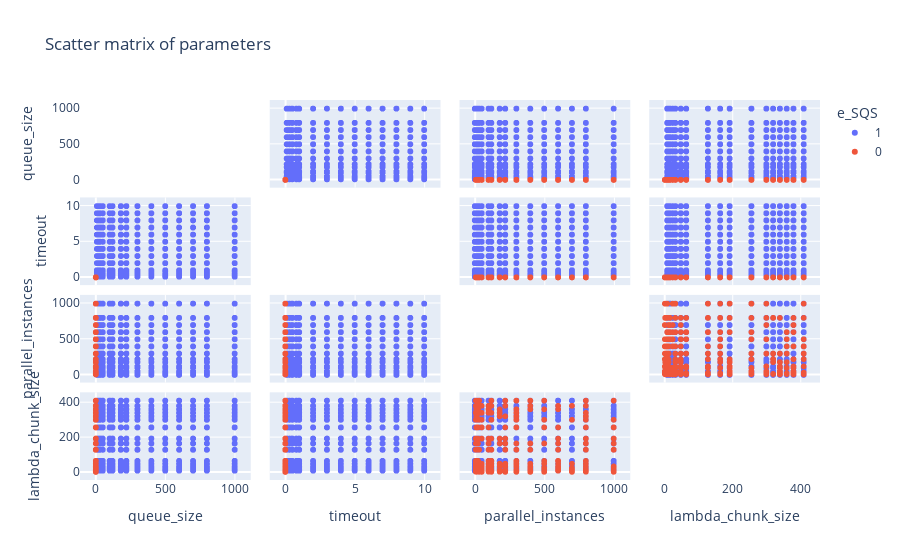

The code cell stored with this chart in its notebook:
### Code cell
df_scatter = df.copy()
df_scatter["e_SQS"] = df_scatter["e_SQS"].astype(str)
fig = px.scatter_matrix(df_scatter,
    dimensions=['queue_size', 'timeout','parallel_instances','lambda_chunk_size'],
    color="e_SQS",
    title = "Scatter matrix of parameters")
fig.update_traces(diagonal_visible=False)
fig.show()

### Figure 1 — Plotly figure (JSON) as saved in the notebook; plotly's stock layout.template omitted (floating-point values rounded to 4 significant figures; data arrays with more than 128 entries replaced by an {"elided": "..."} marker saying what was removed)
{"data": [{"diagonal": {"visible": false}, "dimensions": [{"axis": {"matches": true}, "label": "queue_size", "values": {"elided": "9999 int values"}}, {"axis": {"matches": true}, "label": "timeout", "values": {"elided": "9999 float values"}}, {"axis": {"matches": true}, "label": "parallel_instances", "values": {"elided": "9999 int values"}}, {"axis": {"matches": true}, "label": "lambda_chunk_size", "values": {"elided": "9999 int values"}}], "hovertemplate": "e_SQS=1<br>%{xaxis.title.text}=%{x}<br>%{yaxis.title.text}=%{y}<extra></extra>", "legendgroup": "1", "marker": {"color": "#636efa", "symbol": "circle"}, "name": "1", "showlegend": true, "type": "splom"}, {"diagonal": {"visible": false}, "dimensions": [{"axis": {"matches": true}, "label": "queue_size", "values": {"elided": "340 int values"}}, {"axis": {"matches": true}, "label": "timeout", "values": {"elided": "340 int values"}}, {"axis": {"matches": true}, "label": "parallel_instances", "values": {"elided": "340 int values"}}, {"axis": {"matches": true}, "label": "lambda_chunk_size", "values": {"elided": "340 int values"}}], "hovertemplate": "e_SQS=0<br>%{xaxis.title.text}=%{x}<br>%{yaxis.title.text}=%{y}<extra></extra>", "legendgroup": "0", "marker": {"color": "#EF553B", "symbol": "circle"}, "name": "0", "showlegend": true, "type": "splom"}], "layout": {"dragmode": "select", "legend": {"title": {"text": "e_SQS"}, "tracegroupgap": 0}, "title": {"text": "Scatter matrix of parameters"}}}
